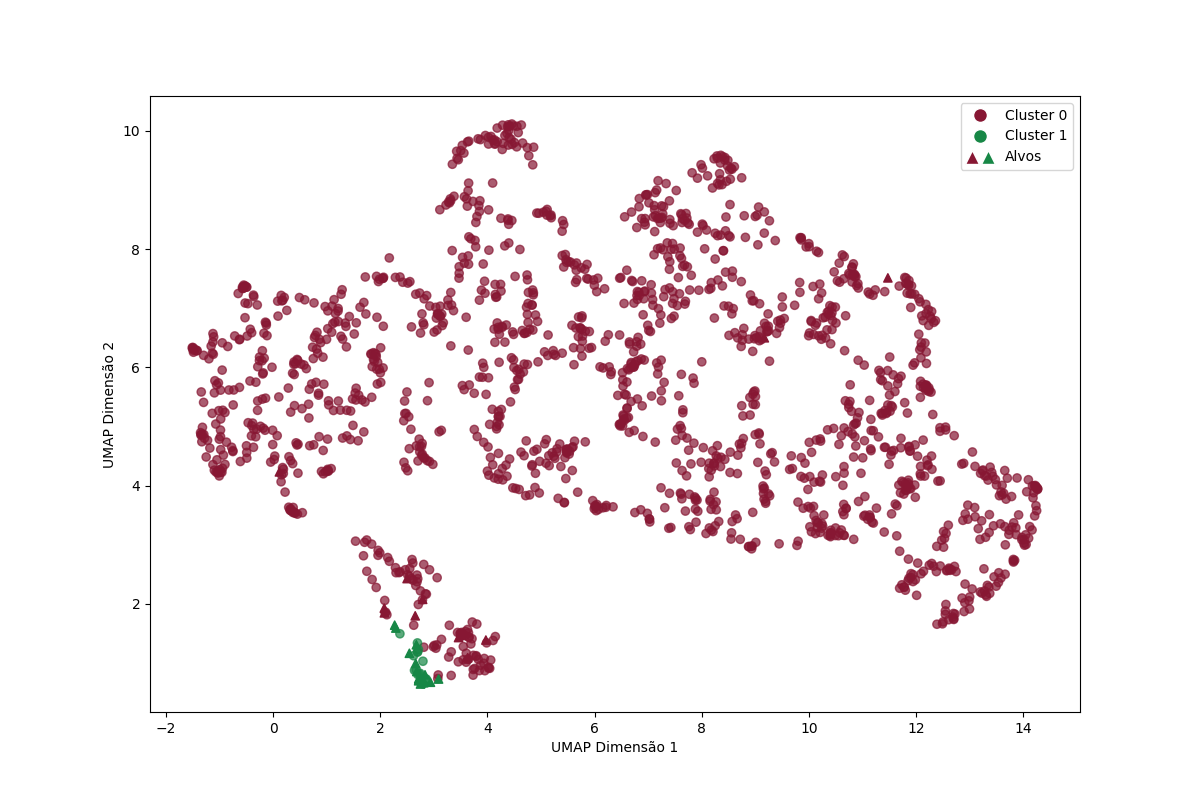

Write the Python code that produced this figure.
import pandas as pd
from sklearn.cluster import KMeans
from sklearn.preprocessing import StandardScaler
from umap import UMAP  # Import UMAP
import matplotlib.pyplot as plt
from matplotlib.lines import Line2D
from matplotlib.legend_handler import HandlerTuple

def f1score(df):
    maior = 0
    numClusters = len(df['cluster'].unique())
    for i in range(numClusters):
        dfi = df[df['cluster'] == i]
        totalAcertos = len(dfi[dfi['target'] == 1])
        totalErros = len(dfi[dfi['target'] == 0])
        try:
            ratio = totalAcertos/totalErros
        except:
            ratio = 0
        if(ratio > maior):
            maior = ratio
            clusterResultante = i

    dfBomb = df[df['cluster'] == clusterResultante]
    positivoVerdadeiro = len(dfBomb[dfBomb['target'] == 1])
    falsoPositivo = len(dfBomb[dfBomb['target'] == 0])
    dfOutro = df[df['cluster'] != clusterResultante]
    falsoNegativo = len(dfOutro[dfOutro['target'] == 1])
    negativoVerdadeiro = len(dfOutro[dfOutro['target'] == 0])
    print(f"Cluster escolhido = {clusterResultante}")
    print(f"    |  sim  |  não  |")
    print("---------------------|")
    print(f"sim | {positivoVerdadeiro} | {falsoNegativo}  |")
    print("---------------------|")
    print(f"nao | {falsoPositivo} | {negativoVerdadeiro}|")
    print("")
    recall = (positivoVerdadeiro)/(positivoVerdadeiro+falsoNegativo)
    precisao = (positivoVerdadeiro)/(positivoVerdadeiro+falsoPositivo)
    f1_score = 2 * ((precisao * recall) / (precisao + recall))
    print(f"recall = {recall:.4f}".replace('.', ','))
    print(f"precisão = {precisao:.4f}".replace('.', ','))
    print(f"f1 score = {f1_score:.4f}".replace('.', ','))


df = pd.read_csv('Jogos.csv')
df.fillna(0, inplace=True)
df.drop(columns=['plataforms'], inplace=True)
df = df[df['totalComments'] > 50]

# Select features
#features = df[['totalComments', 'totalAlike', 'metricScore', 'comments/reviews', 'meanToxicity', 'totalToxic', 'noteVariance']]
features = df[['totalComments', 'meanToxicity', 'totalAlike', 'userRtotal', 'totalCurse']]


# Standardize features
scaler = StandardScaler()
features_standardized = scaler.fit_transform(features)

# UMAP embedding
umap_model = UMAP(n_components=2, random_state=42)
umap_result = umap_model.fit_transform(features_standardized)

# K-means clustering
kmeans = KMeans(n_clusters=2, random_state=42)
df['cluster'] = kmeans.fit_predict(features_standardized)

# Plotting
plt.figure(figsize=(12, 8))

#seismic
#rainbow
#nipy_spectral178746
# UMAP scatter plot
colors = ['#178746', '#871733']
colors_dark = ['#6b122b', '#11683d']

plt.scatter(umap_result[df['target'] == 0, 0], umap_result[df['target'] == 0, 1],
            c=[colors[i] for i in df[df['target'] == 0]['cluster']], alpha=0.7, label='Target 0')
plt.scatter(umap_result[df['target'] == 1, 0], umap_result[df['target'] == 1, 1],
            c=[colors[i] for i in df[df['target'] == 1]['cluster']], marker='^', label='Target 1')



# Title annotations
#for i, title in enumerate(df['title']):
#    plt.text(umap_result[i, 0], umap_result[i, 1], title, fontsize=8, alpha=0.7)

centroids = kmeans.cluster_centers_
#plt.scatter(centroids[:, 0], centroids[:, 1], marker='x', s=200, color='red', label='Centroids')
legend_elements = [
    Line2D([0], [0], marker='o', color='w', label='Cluster 0',
           markerfacecolor=colors[0], markersize=10),
    Line2D([0], [0], marker='o', color='w', label='Cluster 1',
           markerfacecolor=colors[1], markersize=10, linestyle='None', markeredgewidth=1),
]

# Cria os marcadores para o alvo
target_markers = [
    Line2D([0], [0], marker='^', color='w', markerfacecolor=colors[0], markersize=10, linestyle='None', markeredgewidth=1),
    Line2D([0], [0], marker='^', color='w', markerfacecolor=colors[1], markersize=10, linestyle='None', markeredgewidth=1)
]

# Configurações do plot
plt.xlabel('UMAP Dimensão 1')
plt.ylabel('UMAP Dimensão 2')

# Adiciona a legenda com um manipulador personalizado
plt.legend([*legend_elements, tuple(target_markers)], ['Cluster 0', 'Cluster 1', 'Alvos'], handler_map={tuple: HandlerTuple(ndivide=None)}, loc='upper right')
plt.show()

games_to_review_bomb = [
    'Bastion','Toy Soldiers: Cold War'
    ,"Fire Emblem: Three Houses", "Mass Effect 3", "Borderlands 3",
    "Madden NFL 21","Grand Theft Auto: The Trilogy - The Definitive Edition",
    "The Last of Us Part II", "Astral Chain", "Call of Duty: Modern Warfare",
    "Death Stranding", "Warcraft III: Reforged", 'Pokemon Sword', 'Pokemon Shield',
    'Metro Exodus',
    "AI: The Somnium Files", "Animal Crossing: New Horizons", "Gran Turismo 7",
    "Sonic Frontiers", "Call of Duty: Modern Warfare 3",

    'Horizon Forbidden West', 'Diablo IV', 'Overwatch 2',
    'Diabblo Immortal', 'Horizon Forbidden West: Burning Shores',
    'Battlefield V'
]

games_in_df = df[df['title'].isin(games_to_review_bomb)]
print(len(games_to_review_bomb))
print(f"Number of games in the dataframe: {len(games_in_df)}")
games_in_clusters = {cluster: 0 for cluster in df['cluster'].unique()}
total_games_in_clusters = {cluster: 0 for cluster in df['cluster'].unique()}

for index, row in df.iterrows():
    total_games_in_clusters[row['cluster']] += 1

for game in games_to_review_bomb:
    if game in df['title'].values:
        cluster = df[df['title'] == game]['cluster'].values[0]
        games_in_clusters[cluster] += 1

for cluster, count in games_in_clusters.items():
    print(f"Cluster {cluster}: {count} games from games_to_review_bomb, Total Games: {total_games_in_clusters[cluster]}")

print()

centroids_original = scaler.inverse_transform(centroids)

# Print the real numbers of the centroids
for i, centroid in enumerate(centroids_original):
    print(f"Real Centroid {i + 1}: {centroid}")

cluster_2_titles = df[df['cluster'] == 1]['title']
print()
print("Titles in Cluster 2:")
for title in cluster_2_titles:
    print(title)

print("-----------")
df2 = df[df['cluster'] == 0]
df2 = df2[df2['target'] == 1]['title']
for title in df2:
    print(title)
print('--------')
f1score(df)

cluster1_df = df[df['cluster'] == 0]
cluster2_df = df[df['cluster'] == 1]

# Salve os dataframes em arquivos CSV
cluster1_df.to_csv('livreAtaque.csv', index=False)
cluster2_df.to_csv('sofreuAtaque.csv', index=False)
